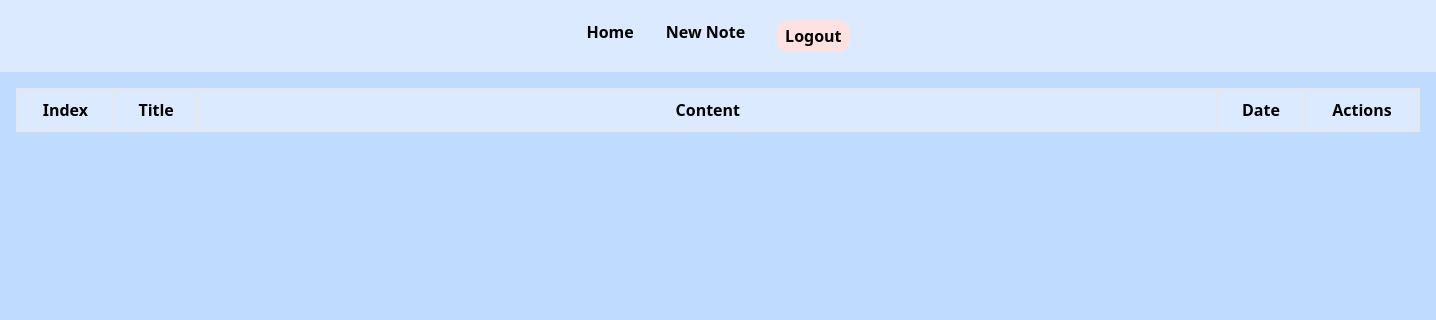
Page / (signed in) on the earlier database version.
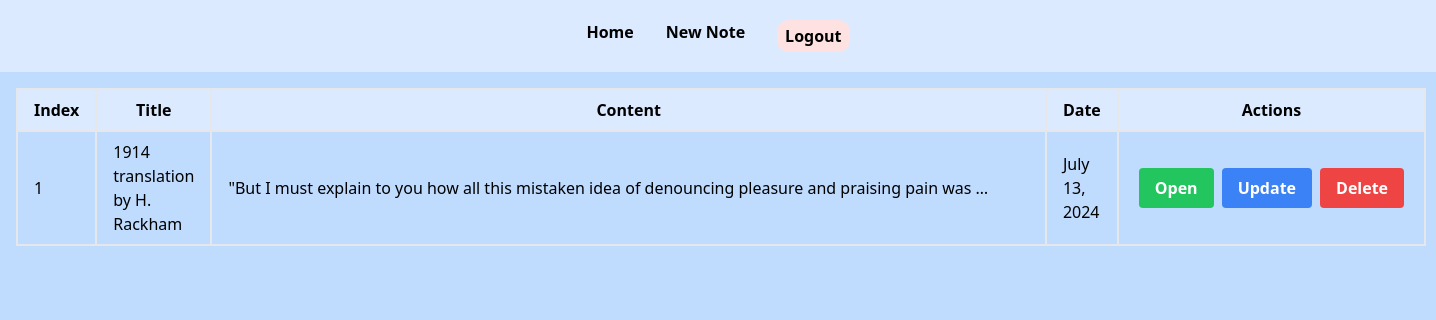
Same page on the later database version.
### main/models.py (models this page shows, shortened)
class Notess(models.Model):
    user = models.ForeignKey(User, on_delete=models.CASCADE)
    title = models.CharField(max_length=200)
    content = models.TextField()
    create_date = models.DateField(blank=True, null=True)
    update_date = models.DateField(blank=True, null=True)

### main/views.py (the view)
# urls.py: 2. Add a URL to urlpatterns:  path('', views.home, name='home')
@login_required
def home(request):
    notes = Notess.objects.filter(user=request.user)
    context = {
        "notes": notes
    }
    return render(request, 'home.html', context)

### main/templates/home.html (shortened to what this page needs)
{% extends "base.html" %}
{% load static %}
{% block content %}
<div class="main p-4 items-center justify-center">
    <table class="border-collapse w-full">
        <thead>
            <tr class="bg-blue-100">
                <th class="border-2 px-4 py-2">Index</th>
                <th class="border-2 px-4 py-2">Title</th>
                <th class="border-2 px-96 py-2">Content</th>
                <th class="border-2 px-4 py-2">Date</th>
                <th class="border-2 px-4 py-2">Actions</th>
            </tr>
        </thead>
        <tbody>
            {% for note in notes %}
            <tr>
                <td class="border-2 px-4 py-2">{{ forloop.counter }}</td>
                <td class="border-2 px-4 py-2">{{ note.title }}</td>
                <td class="border-2 px-4 py-2">{{ note.content|striptags|truncatechars:100 }}</td>
                <td class="border-2 px-4 py-2">{{ note.create_date }}</td>
                <td class="border-2 px-4 py-2">
                    <div class="flex justify-center">
                        <form action="{% url 'show' note.id %}" method="get" class="inline">
                            <button type="submit" class="bg-green-500 hover:bg-green-700 text-white font-bold px-4 py-2 rounded mx-1">Open</button>
                        </form>
                        <form action="{% url 'update_note' note.id %}" method="get" class="inline">
                            <button class="bg-blue-500 hover:bg-blue-700 text-white font-bold py-2 px-4 rounded mx-1">Update</button>
                        </form>
                        <form action="{% url 'delete_note' note.id %}" method="post" class="inline">
                            <button type="submit" class="bg-red-500 hover:bg-red-700 text-white font-bold px-4 py-2 rounded mx-1">Delete</button>
                        </form>
                    </div>
                </td>
            </tr>
            {% endfor %}
        </tbody>
    </table>
</div>
{% endblock content %}

Differences in the rows shown:
added Notess: title "1914 translation by H. Rackham", content "\"But I must explain to you how all this mistaken idea of denouncing pleasure and praising pain was …", create_date "July 13, 2024"
